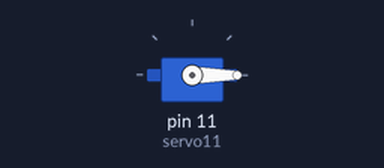
Bench run of a sketch on a simulated Arduino Uno, built with avr-gcc and run on an emulated ATmega328P. On the bench: servo.

Above: at 0.05 s.
At 4.75 s:
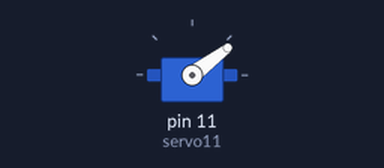
At 9.55 s:
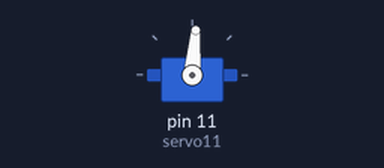
At 19.05 s:
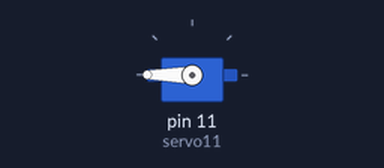
Timing chart, 0 to 24.8 s (numbered marks = the images above):
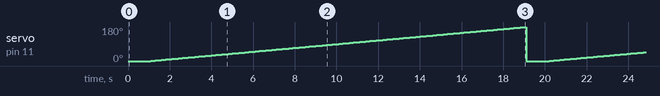

The sketch:

servo_center.ino.ino
```cpp
#include <Servo.h>

Servo servo11;
int position = 0;
void setup() {
  // put your setup code here, to run once:
  servo11.attach(11);
}

void loop() {
  // put your main code here, to run repeatedly:
  servo11.write(0);
  delay(1000);
  for (position = 0; position <= 180; position +=1 )
  {
    servo11.write(position);
    delay(100);
  }
}
```

Measured:
- by itself, servo on pin 11 (servo11): ramps from 0° to 180° and jumps back, once every 19.1 s
